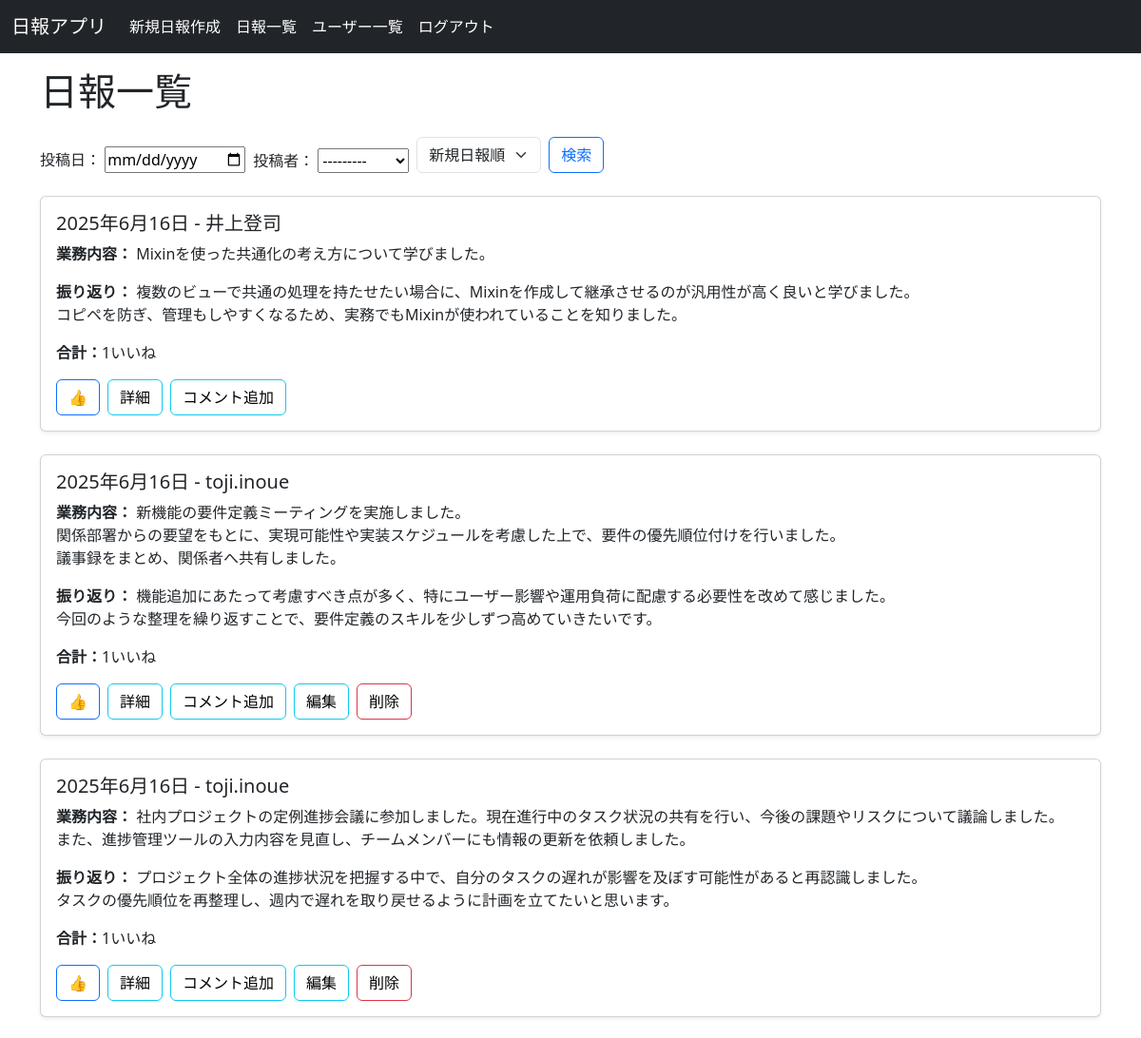
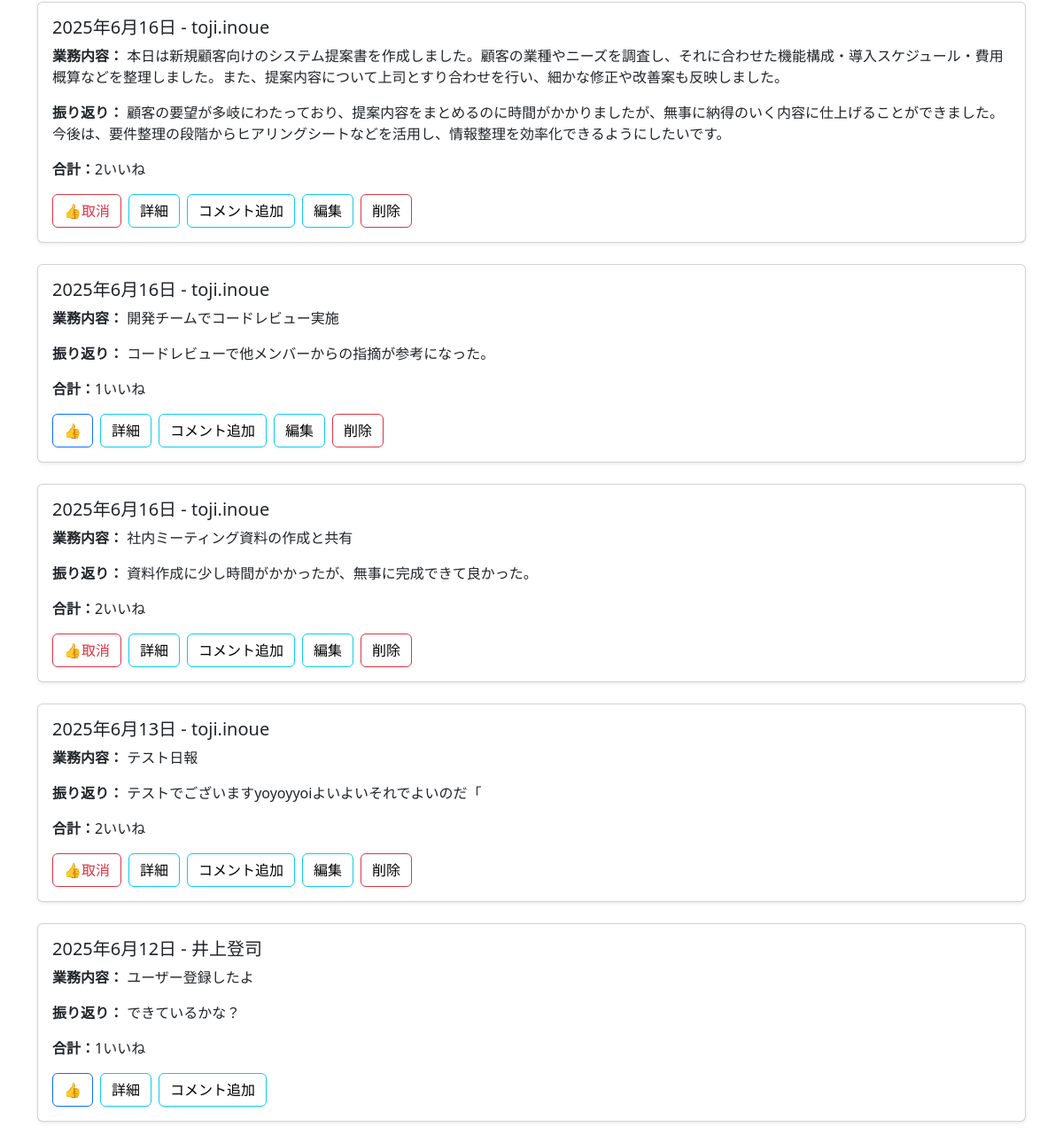
The app's page /reportapp/list/ (signed in), older data (2 pictures, top to bottom).
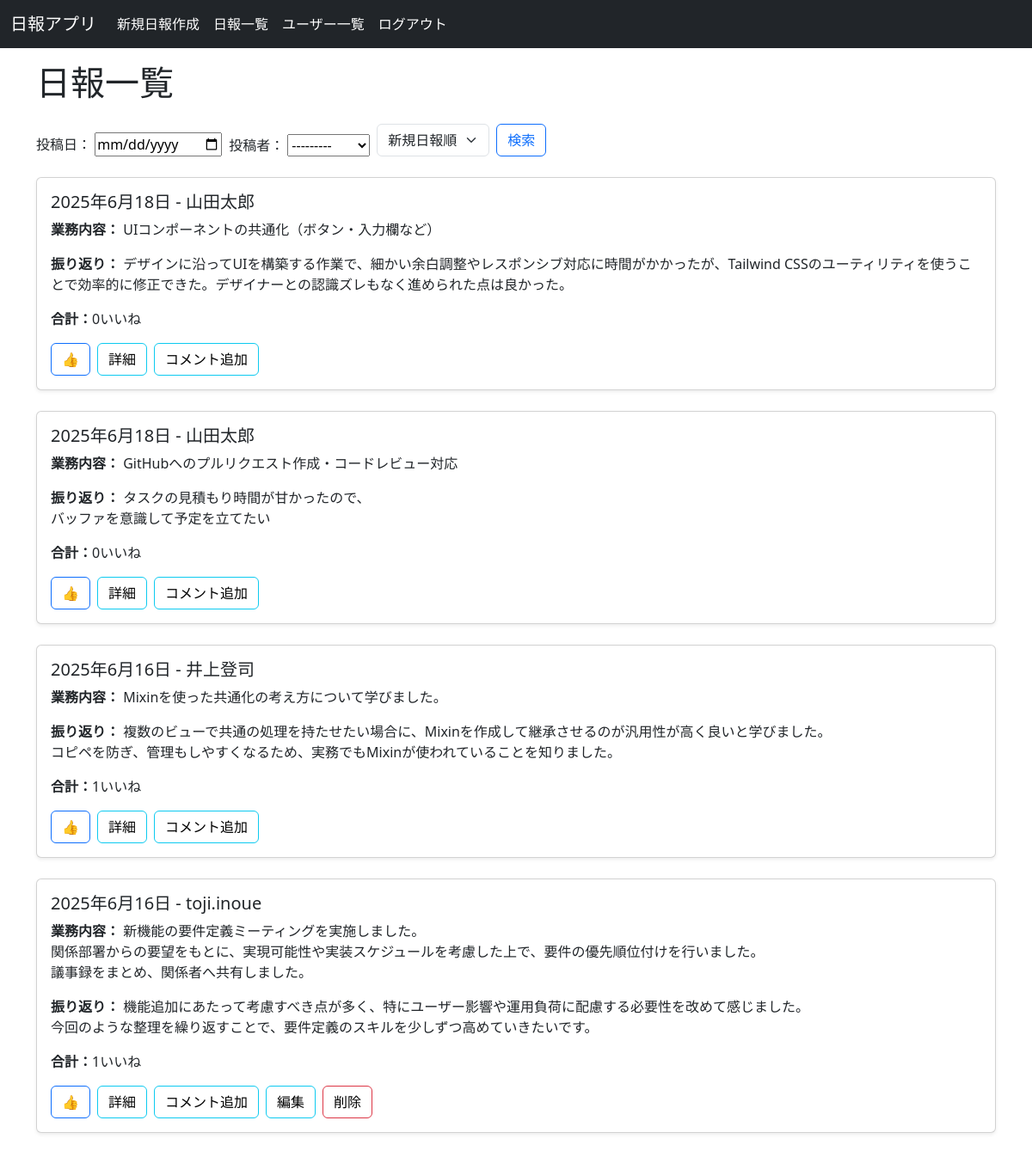
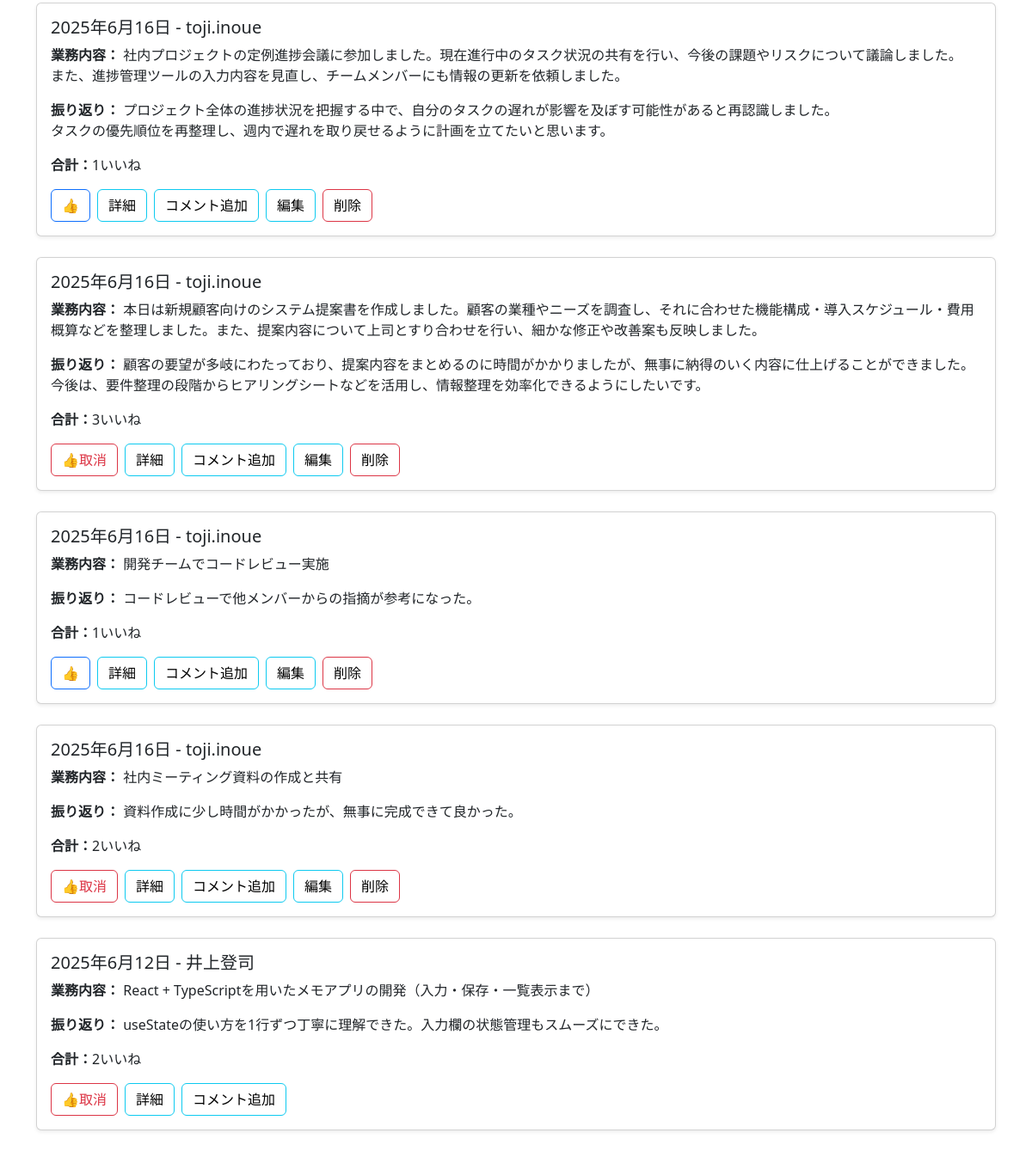
The same page, newer data (2 pictures, top to bottom).
### reportapp/models.py (models this page shows, shortened)
class Report(models.Model):
    data = models.DateField(default=timezone.now)
    author = models.ForeignKey(User, on_delete=models.CASCADE, null=True)
    content = models.TextField(blank=False)
    comment = models.TextField(blank=False)
    created_at = models.DateTimeField(auto_now_add=True)
    updated_at = models.DateTimeField(auto_now=True)
    likes = models.ManyToManyField(User, related_name='liked_reports', blank=True)

### reportapp/views.py (the view)
# urls.py: path('list/', views.ReportList.as_view(), name='report_list'),
class ReportList(LoginRequiredMixin, ListView):
    model = Report
    def get_queryset(self):
        data = self.request.GET.get("data")
        author = self.request.GET.get("author")
        qs = Report.objects.all()
        if data:
            qs = qs.filter(data=data)
        if author:
            qs = qs.filter(author=author)
        order = self.request.GET.get('order')
        if order == 'old':
            qs = qs.order_by('created_at')
        elif order == 'like':
            qs = qs.annotate(like_count=Count('likes')).order_by('-like_count')
        else:
            qs = qs.order_by('-created_at')
        return qs
    def get_context_data(self, **kwargs):
        context = super().get_context_data(**kwargs)
        context["form"] = ReportSearchForm(self.request.GET or None)
        return context

### reportapp/forms.py
class ReportSearchForm(forms.Form):
    data = forms.DateField(required=False, widget=forms.DateInput(attrs={'type':'date'}))
    author = forms.ModelChoiceField(queryset=User.objects.all(), required=False)

### reportapp/templates/reportapp/report_list.html (shortened to what this page needs)
{% extends 'base.html' %}
{% block content %}
    <h1 class="my-4">日報一覧</h1>
    <form method="get" class="mb-4">
        <div class="d-flex flex-wrap align-items-end gap-2">
            <div>
                投稿日：
                {{ form.data }}
            </div>
            <div>
                投稿者：
                {{ form.author }}
            </div>
            <div>
                <select name="order" class="form-select">
                    <option value="">新規日報順</option>
                </select>
            </div>
            <div>
                <button type="submit" class="btn btn-outline-primary">検索</button>
            </div>
        </div>
    </form>
    <div class="row">
    {% for report in report_list %}
    <div class="col-md-12 mb-4">
        <div class="card shadow-sm">
        <div class="card-body">
            <h5 class="card-title">{{ report.data }} - {{ report.author.username }}</h5>
            <p><strong>業務内容：</strong> {{ report.content|linebreaksbr }}</p>
            <p><strong>振り返り：</strong> {{ report.comment|linebreaksbr }}</p>
            <p><strong>合計：</strong><span id="like-count-{{ report.pk }}">{{ report.likes.count }}</span>いいね</p>
            <div class="d-flex flex-wrap gap-2">
                <button class="btn like-button
                {% if user in report.likes.all %}
                    btn-outline-danger
                {% else %}
                    btn-outline-primary
                {% endif %}"
                data-report-id="{{ report.pk }}">
                {% if user in report.likes.all %}
                    👍取消
                {% else %}
                    👍
                {% endif %}
            </button>
            <a href="{% url 'reportapp:report_detail' report.pk %}" class="btn btn-outline-info text-black">詳細</a>
            <a href="{% url 'reportapp:report_comment' report.pk %}" class="btn btn-outline-info text-black">コメント追加</a>
            {% if user == report.author or user.is_superuser %}
                <a href="{% url 'reportapp:report_update' report.pk %}" class="btn btn-outline-info text-black">編集</a>
                <a href="{% url 'reportapp:report_delete' report.pk %}" class="btn btn-outline-danger text-black">削除</a>
            {% endif %}
            </div>
        </div>
        </div>
    </div>
    {% empty %}
    <p>まだ投稿がありません</p>
    {% endfor %}
    </div>
</div>
{% endblock %}

### reportapp/templates/base.html (shortened to what this page needs)
<!DOCTYPE html>
{% load static %}
<html lang="ja">
    <head>
        <link href="https://cdn.jsdelivr.net/npm/bootstrap@5.3.0/dist/css/bootstrap.min.css" rel="stylesheet">
    </head>
    <body class="pt-5">
        <nav class="navbar navbar-expand-lg navbar-dark bg-dark mb-4 fixed-top">
            <div class="container-fluid">
                <a class="navbar-brand" href="/reportapp/">日報アプリ</a>
                <div class="collapse navbar-collapse">
                    <ul class="navbar-nav me-auto mb-2 mb-lg-0">
                        <li class="nav-item">
                            <a class="nav-link text-white" href="/reportapp/create/">新規日報作成</a>
                        </li>
                        <li class="nav-item">
                            <a class="nav-link text-white" href="/reportapp/list/">日報一覧</a>
                        </li>
                        <li class="nav-item">
                            <a class="nav-link text-white" href="/reportapp/userlist">ユーザー一覧</a>
                        </li>
                        <li class="nav-item">
                            <a class="nav-link text-white" href="/accounts/logout/">ログアウト</a>
                        </li>
                    </ul>
                </div>
            </div>
        </nav>
        <div class="container">
            {% block content %}
            {% endblock %}
    </body>
</html>

Row changes from the older to the newer data that the page shows:
removed Report: data "2025年6月13日", author.username "toji.inoue", content "テスト日報", comment "テストでございますyoyoyyoiよいよいそれでよいのだ「", likes.count "2", shows "👍取消", shows "編集"
added Report: data "2025年6月18日", author.username "山田太郎", content "UIコンポーネントの共通化（ボタン・入力欄など）", comment "デザインに沿ってUIを構築する作業で、細かい余白調整やレスポンシブ対応に時間がかかったが、Tailwind CSSのユーティリティを使うことで効率的に修正できた。デザイナーとの認識ズレもなく進められた点は良かった。", likes.count "0"
added Report: data "2025年6月18日", author.username "山田太郎", content "GitHubへのプルリクエスト作成・コードレビュー対応", comment "タスクの見積もり時間が甘かったので、 バッファを意識して予定を立てたい", likes.count "0"
computed for Report (number 6 of 9 on the later page): likes.count "2" → "3"
changed Report: content "ユーザー登録したよ" → "React + TypeScriptを用いたメモアプリの開発（入力・保存・一覧表示まで）"; comment "できているかな？" → "useStateの使い方を1行ずつ丁寧に理解できた。入力欄の状態管理もスムーズにできた。"; likes.count "1" → "2"; text "👍" → "👍取消"
